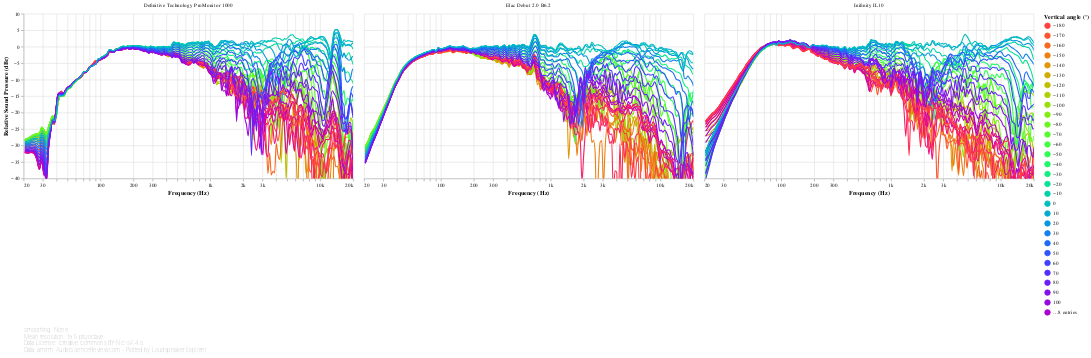

The cell this chart's notebook holds for it:
### Code cell
#@markdown
off_axis_angles_chart('Vertical')

### Figure 1 — Vega-Lite specification as saved in the notebook (floating-point values rounded to 4 significant figures; data arrays with more than 128 entries replaced by an {"elided": "..."} marker saying what was removed)
{"config": {"view": {"continuousWidth": 400, "continuousHeight": 300, "opacity": 0}}, "vconcat": [{"data": {"name": "data-f37872c17209e42a905e988e743ab2cc"}, "facet": {"type": "nominal", "field": "speaker", "title": null}, "spec": {"layer": [{"mark": {"type": "line", "clip": true, "interpolate": "monotone"}, "encoding": {"opacity": {"condition": {"value": 1, "selection": "selector021"}, "value": 0.2}}, "selection": {"selector021": {"type": "multi", "encodings": ["color"], "bind": "legend"}, "selector023": {"type": "interval", "bind": "scales", "encodings": ["x", "y"]}, "selector024": {"type": "single", "fields": ["angle"], "bind": {"input": "range", "max": 180, "min": -170, "name": "Vertical angle selector (°)", "step": 10}, "clear": "dblclick"}, "selector025": {"type": "single", "fields": ["speaker"], "bind": {"input": "select", "options": [null, "Definitive Technology ProMonitor 1000", "Elac Debut 2.0 B6.2", "Inifinity IL10"], "labels": ["All", "Definitive Technology ProMonitor 1000", "Elac Debut 2.0 B6.2", "Inifinity IL10"], "name": "Speaker: "}}}}, {"mark": {"type": "circle", "clip": true, "size": 100}, "encoding": {"fillOpacity": {"condition": {"value": 0.3, "selection": "selector022"}, "value": 0}}, "selection": {"selector022": {"type": "single", "on": "mouseover", "clear": "mouseout", "empty": "none", "encodings": ["x", "y"]}}}], "encoding": {"color": {"type": "quantitative", "field": "angle", "legend": {"gradientLength": 300, "type": "gradient", "values": [-180, -170, -160, -150, -140, -130, -120, -110, -100, -90, -80, -70, -60, -50, -40, -30, -20, -10, 0, 10, 20, 30, 40, 50, 60, 70, 80, 90, 100, 110, 120, 130, 140, 150, 160, 170, 180]}, "scale": {"domain": [-180, 180], "scheme": "sinebow"}, "title": "Vertical angle (°)"}, "tooltip": [{"type": "nominal", "field": "key", "title": "Vertical angle (°)"}, {"type": "quantitative", "field": "frequency", "format": ".03s", "title": "Frequency (Hz)"}, {"type": "quantitative", "field": "value", "format": ".2f", "title": "Value (dB)"}], "x": {"type": "quantitative", "axis": {"format": "s"}, "field": "frequency", "scale": {"base": 10, "domain": [20, 20000], "nice": false, "type": "log"}, "title": "Frequency (Hz)"}, "y": {"type": "quantitative", "axis": {"grid": true}, "field": "value", "scale": {"domain": [-40, 10]}, "title": ["Relative Sound Pressure (dBr)"]}}, "height": 300, "transform": [{"flatten": ["frequency", "-100", "-10", "-110", "-120", "-130", "-140", "-150", "-160", "-170", "-20", "-30", "-40", "-50", "-60", "-70", "-80", "-90", "+100", "+10", "+110", "+120", "+130", "+140", "+150", "+160", "+170", "+180", "+20", "+30", "+40", "+50", "+60", "+70", "+80", "+90", "+0"]}, {"fold": ["-100", "-10", "-110", "-120", "-130", "-140", "-150", "-160", "-170", "-20", "-30", "-40", "-50", "-60", "-70", "-80", "-90", "+100", "+10", "+110", "+120", "+130", "+140", "+150", "+160", "+170", "+180", "+20", "+30", "+40", "+50", "+60", "+70", "+80", "+90", "+0"]}, {"calculate": "toNumber(datum['key'])", "as": "angle"}, {"filter": {"selection": "selector024"}}], "width": 600}, "transform": [{"filter": {"selection": "selector025"}}]}, {"mark": "text", "height": 1, "title": {"text": ["Smoothing: None", "Mean resolution: 19.5 pts/octave", "Data License: Creative Commons BY-NC-SA 4.0", "Data: amirm, AudioScienceReview.com - Plotted by Loudspeaker Explorer"], "anchor": "start", "color": "gray", "fontSize": 10, "fontWeight": "lighter"}, "width": 600}], "resolve": {"legend": {"color": "independent"}}, "$schema": "https://vega.github.io/schema/vega-lite/v4.8.1.json", "datasets": {"data-f37872c17209e42a905e988e743ab2cc": [{"speaker": "Definitive Technology ProMonitor 1000", "frequency": {"elided": "194 float values"}, "-100": {"elided": "194 float values"}, "-10": {"elided": "194 float values"}, "-110": {"elided": "194 float values"}, "-120": {"elided": "194 float values"}, "-130": {"elided": "194 float values"}, "-140": {"elided": "194 float values"}, "-150": {"elided": "194 float values"}, "-160": {"elided": "194 float values"}, "-170": {"elided": "194 float values"}, "-20": {"elided": "194 float values"}, "-30": {"elided": "194 float values"}, "-40": {"elided": "194 float values"}, "-50": {"elided": "194 float values"}, "-60": {"elided": "194 float values"}, "-70": {"elided": "194 float values"}, "-80": {"elided": "194 float values"}, "-90": {"elided": "194 float values"}, "+100": {"elided": "194 float values"}, "+10": {"elided": "194 float values"}, "+110": {"elided": "194 float values"}, "+120": {"elided": "194 float values"}, "+130": {"elided": "194 float values"}, "+140": {"elided": "194 float values"}, "+150": {"elided": "194 float values"}, "+160": {"elided": "194 float values"}, "+170": {"elided": "194 float values"}, "+180": {"elided": "194 float values"}, "+20": {"elided": "194 float values"}, "+30": {"elided": "194 float values"}, "+40": {"elided": "194 float values"}, "+50": {"elided": "194 float values"}, "+60": {"elided": "194 float values"}, "+70": {"elided": "194 float values"}, "+80": {"elided": "194 float values"}, "+90": {"elided": "194 float values"}, "+0": {"elided": "194 float values"}}, {"speaker": "Elac Debut 2.0 B6.2", "frequency": {"elided": "194 float values"}, "-100": {"elided": "194 float values"}, "-10": {"elided": "194 float values"}, "-110": {"elided": "194 float values"}, "-120": {"elided": "194 float values"}, "-130": {"elided": "194 float values"}, "-140": {"elided": "194 float values"}, "-150": {"elided": "194 float values"}, "-160": {"elided": "194 float values"}, "-170": {"elided": "194 float values"}, "-20": {"elided": "194 float values"}, "-30": {"elided": "194 float values"}, "-40": {"elided": "194 float values"}, "-50": {"elided": "194 float values"}, "-60": {"elided": "194 float values"}, "-70": {"elided": "194 float values"}, "-80": {"elided": "194 float values"}, "-90": {"elided": "194 float values"}, "+100": {"elided": "194 float values"}, "+10": {"elided": "194 float values"}, "+110": {"elided": "194 float values"}, "+120": {"elided": "194 float values"}, "+130": {"elided": "194 float values"}, "+140": {"elided": "194 float values"}, "+150": {"elided": "194 float values"}, "+160": {"elided": "194 float values"}, "+170": {"elided": "194 float values"}, "+180": {"elided": "194 float values"}, "+20": {"elided": "194 float values"}, "+30": {"elided": "194 float values"}, "+40": {"elided": "194 float values"}, "+50": {"elided": "194 float values"}, "+60": {"elided": "194 float values"}, "+70": {"elided": "194 float values"}, "+80": {"elided": "194 float values"}, "+90": {"elided": "194 float values"}, "+0": {"elided": "194 float values"}}, {"speaker": "Inifinity IL10", "frequency": {"elided": "194 float values"}, "-100": {"elided": "194 float values"}, "-10": {"elided": "194 float values"}, "-110": {"elided": "194 float values"}, "-120": {"elided": "194 float values"}, "-130": {"elided": "194 float values"}, "-140": {"elided": "194 float values"}, "-150": {"elided": "194 float values"}, "-160": {"elided": "194 float values"}, "-170": {"elided": "194 float values"}, "-20": {"elided": "194 float values"}, "-30": {"elided": "194 float values"}, "-40": {"elided": "194 float values"}, "-50": {"elided": "194 float values"}, "-60": {"elided": "194 float values"}, "-70": {"elided": "194 float values"}, "-80": {"elided": "194 float values"}, "-90": {"elided": "194 float values"}, "+100": {"elided": "194 float values"}, "+10": {"elided": "194 float values"}, "+110": {"elided": "194 float values"}, "+120": {"elided": "194 float values"}, "+130": {"elided": "194 float values"}, "+140": {"elided": "194 float values"}, "+150": {"elided": "194 float values"}, "+160": {"elided": "194 float values"}, "+170": {"elided": "194 float values"}, "+180": {"elided": "194 float values"}, "+20": {"elided": "194 float values"}, "+30": {"elided": "194 float values"}, "+40": {"elided": "194 float values"}, "+50": {"elided": "194 float values"}, "+60": {"elided": "194 float values"}, "+70": {"elided": "194 float values"}, "+80": {"elided": "194 float values"}, "+90": {"elided": "194 float values"}, "+0": {"elided": "194 float values"}}]}}
